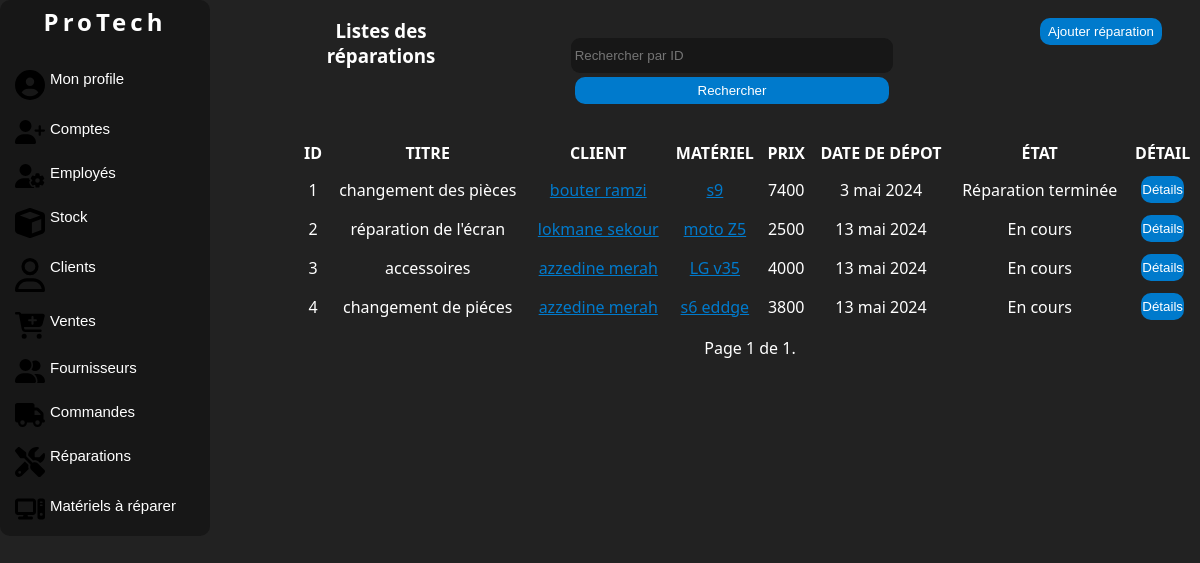
Page /reparations/ (signed in) on the earlier database version.
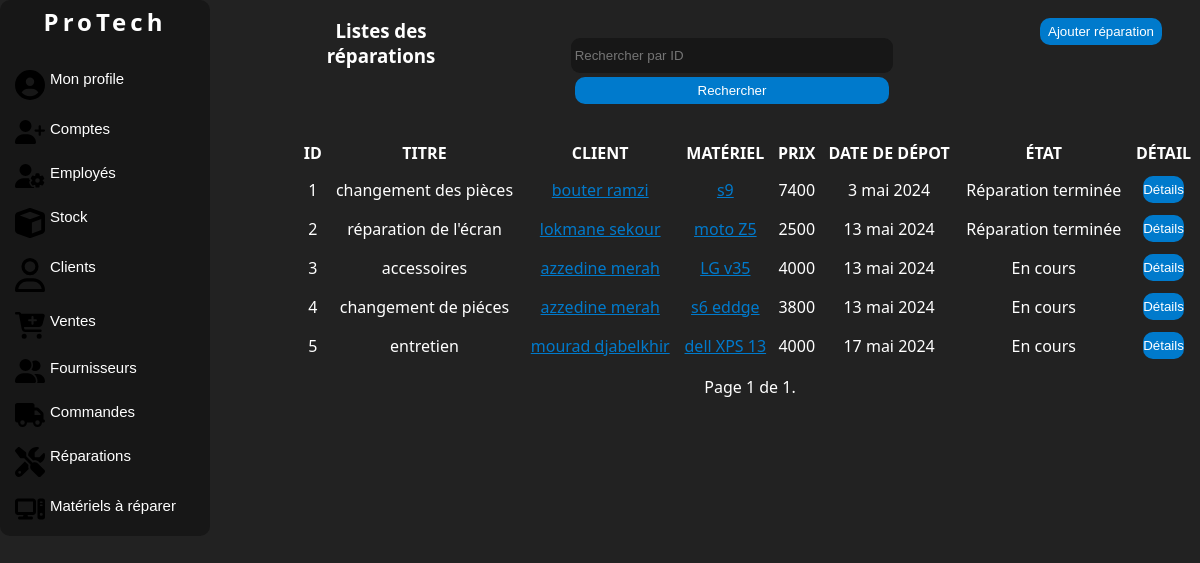
Same page on the later database version.
### manager/models.py (models this page shows, shortened)
class Repair(models.Model):
    STATE_CHOICES = [
        ('En cours', 'En cours'),
        ('Terminé', 'Terminé')
    ]
    title = models.CharField(max_length=100, default='Pas de description',db_column='Titre')
    description = models.TextField(db_column='Description')
    state = models.CharField(max_length=20, choices=STATE_CHOICES, default='En cours', db_column='État')
    hardware = models.OneToOneField('HardwareToRepair', db_column='Matériel',on_delete=models.CASCADE)
    deposit_date = models.DateField(auto_now_add=True, db_column='Date de dépôt')
    delivery_date = models.DateField(null=True, blank=True, db_column='Date de remise')
    client = models.ForeignKey(Client, on_delete=models.SET_NULL, null=True, blank=True, db_column='Client')
    prepayment = models.PositiveIntegerField(db_column='Acompte',default=0)
    repair_price = models.PositiveIntegerField(db_column='Prix de réparation',default=0)
    class Meta:
        db_table = 'Réparation'

class Client(models.Model):
    first_name = models.CharField(max_length=100, db_column='Prénom')
    last_name = models.CharField(max_length=100, db_column='Nom')
    phone = PhoneNumberField(unique=True, region='DZ', db_column='Téléphone')
    email = models.EmailField(unique=True, db_column='Email')
    address = models.TextField(db_column='Adresse')
    def __str__(self):
        return f"{self.first_name} {self.last_name}"
    class Meta:
        db_table = 'Client'

class HardwareToRepair(models.Model):
    name = models.CharField(max_length=100, db_column='Nom')
    category = models.ForeignKey(Category, on_delete=models.SET_DEFAULT, default=1, db_column='Catégorie')
    description = models.TextField(db_column='Description')
    state = models.CharField(max_length=20, default='En réparation', db_column='État')
    def __str__(self):
        return f"{self.name}"
    class Meta:
        db_table = 'MatérielARéparer'

### manager/views.py (the view)
# urls.py: path('reparations/', views.RepairListView.as_view(), name='repair-list'),
class RepairListView(LoginRequiredMixin,RoleRequiredMixin, ListView):
    model = Repair
    template_name = 'listereparation.html'
    context_object_name = 'repairs'
    paginate_by = 7
    form_class = FilterForm
    required_roles = ['Admin', 'Réparateur']
    def get_queryset(self):
        queryset = super().get_queryset()
        query = self.request.GET.get('query')
        if query:
            queryset = queryset.filter(id=query)
        return queryset
    def get_context_data(self, **kwargs):
        context = super().get_context_data(**kwargs)
        context['form'] = FilterForm(self.request.GET)
        return context

### manager/forms.py
class FilterForm(forms.Form):
    query = forms.IntegerField(label='', required=False,
                               widget=forms.TextInput(attrs={'placeholder': 'Rechercher par ID'}))

### manager/views.py (called while the page is built)
    def dispatch(self, request, *args, **kwargs):
        if not request.user.is_authenticated:
            return self.handle_no_permission()
        if not self.required_roles:  # if no role is required, continue
            return super().dispatch(request, *args, **kwargs)
        if not request.user.employee.role in self.required_roles:
            messages.error(request, 'Vous n\'avez pas la permission de consulter cette page.')
            return redirect('dashboard')  # or wherever
        return super().dispatch(request, *args, **kwargs)

### manager/templates/listereparation.html (shortened to what this page needs)
{% load static %}
{% load auth_extras %}
<!DOCTYPE html>
<html lang="en">
<head>
    <link rel="stylesheet" href="{% static 'css/style.css' %}">
    <link rel="stylesheet" href="{% static 'css/accueil.css' %}">
</head>
<body>
<div class="corp">
    <div class="nav">
        <div class="logo">
            <a href="{% url 'home' %}" class="link"><h2>ProTech</h2></a>
        </div>
        <br>
        <button class="value" onclick="location.href='{% url 'dashboard' %}';">
             Mon profile
        </button>
        {% if request.user.employee.role == 'Admin' %}
        <button class="value" onclick="location.href='{% url 'account-list' %}';">
            Comptes
        </button>
        <button class="value" onclick="location.href='{% url 'employee-list' %}';">
            Employés
        </button>
        {% endif %}
        {% if request.user.employee.role == 'Admin' or request.user.employee.role == 'Employé' %}
        <button class="value" onclick="location.href='{% url 'products-list' %}';">
            Stock
        </button>
        {% endif %}
        <button class="value" onclick="location.href='{% url 'client-list' %}';">
            Clients
        </button>
        {% if request.user.employee.role == 'Admin' or request.user.employee.role == 'Employé' %}
        <button class="value" onclick="location.href='{% url 'sale-list' %}';">
            Ventes
        </button>
        <button class="value" onclick="location.href='{% url 'supplier-list' %}';">
            Fournisseurs
        </button>
        <button class="value" onclick="location.href='{% url 'purchase-order-list' %}';">
            Commandes
        </button>
        {% endif %}
        {% if request.user.employee.role == 'Admin' or request.user.employee.role == 'Réparateur' %}
        <button class="value" onclick="location.href='{% url 'repair-list' %}';">
            Réparations
        </button>
        <button class="value" onclick="location.href='{% url 'hardware-list' %}';">
            Matériels à réparer
        </button>
        {% endif %}
    </div>
    <div class="liste">
        <div class="c1">
            <div class="colone1"><h3>Listes des réparations</h3></div>
            <div class="colone1">
                <form method="GET" action="">
                    {{ form }}
                    <button class="button" type="submit">Rechercher</button>
                </form>
            </div>
            <div class="colone1">
                <button class="button"><a href="{% url 'add-repair' %}" class="link">Ajouter réparation</a></button>
            </div>
        </div>
        <div class="c2">
            {% if repairs %}
            <table>
                <tr>
                    <th>Id</th>
                    <th>Titre</th>
                    <th>Client</th>
                    <th>Matériel</th>
                    <th>Prix</th>
                    <th>Date de dépot</th>
                    <th>État</th>
                    <th>Détail</th>
                </tr>
                {% for repair in repairs %}
                <tr>
                    <td>{{ repair.id }}</td>
                    <td>{{ repair.title }}</td>
                    <td><a id="touts" href="{% url 'client-detail' repair.client.id %}">{{ repair.client }}</a></td>
                    <td><a id="touts" href="{% url 'hardware-detail' repair.hardware.id %}"> {{ repair.hardware }} </a></td>
                    <td>{{ repair.repair_price }}</td>
                    <td>{{ repair.deposit_date }}</td>
                    <td>{{ repair.state }}</td>
                    <td>
                        <button class="button" id="detai" onclick="location.href='{% url 'repair-detail' repair.id %}';">Détails</button>
                    </td>
                </tr>
                {% endfor %}
            </table>
            {% else %}
            <p>Aucune réparation disponible</p>
            {% endif %}
            <div class="pagination">
                <span class="step-links">
                    <span class="current">
                        Page {{ page_obj.number }} de {{ page_obj.paginator.num_pages }}.
                    </span>
                </span>
            </div>
        </div>
    </div>
</div>
</body>
</html>

### manager/static/css/style.css (style rules this page uses)
* { padding: 0; margin: 0; }
body { background:#222 ; color: #fff; font-family:system-ui ; }
.corp { display: grid; grid-template-columns: 25% 75%; }
form { margin: auto; text-align: center; padding: 3%; }
input { width: 62%; height: 27px; outline: none; border: none; background: #111111a7; margin: 4px 0px; border-radius:9px ; padding: 4px; color:#fff; }
.button { width: 62%; height: 27px; border-radius:10px ; border: none; cursor: pointer; background: #007acc; color: white; transition: 0.7s; }
.nav { display: flex; flex-direction: column; width: 200px; background: #111111a7 ; justify-content: center; border-radius: 10px; transition: 1s; padding: 5px; overflow: hidden; }
.liste { text-align: center; display: grid; grid-template-rows: 20% 80%; }
.c1 { margin-top: 2%; display: grid; grid-template-columns: 18% 60% 22%; }
#touts { color: #007acc; text-decoration: underline; transition: 0.6s; }
.c2 { margin-top: 2%; }
table { width: 100%; text-align: center; margin: 10px 0; }
table th { text-transform: uppercase; }
th,td { padding: 5px; padding-left: 1px; }
#detai { width: 70%; }

### manager/static/css/accueil.css (style rules this page uses)
* { padding: 0; margin: 0; }
body { background:#222 ; color: #fff; font-family:system-ui ; }
.link { text-decoration: none; color: white; }
.logo { text-align: center; letter-spacing: 4px; }
.value { font-size: 15px; background-color: transparent; border: none; padding: 10px; color: white; display: flex; position: relative; gap: 5px; cursor: pointer; border-radius: 10px; transition: 0.2s; box-sizing: border-box; }
.value::before { content: ""; position: absolute; top: 5px; left: -15px; width: 5px; height: 82%; background-color:#007acc ; border-radius: 5px; opacity: 0; transition: 1s; }
.value svg { width: 30px; }

Differences in the rows shown:
changed Repair "réparation de l'écran": state "En cours" → "Réparation terminée"
added Repair: id "5", title "entretien", client "mourad djabelkhir", hardware "dell XPS 13", repair_price "4000", deposit_date "17 mai 2024", state "En cours"
